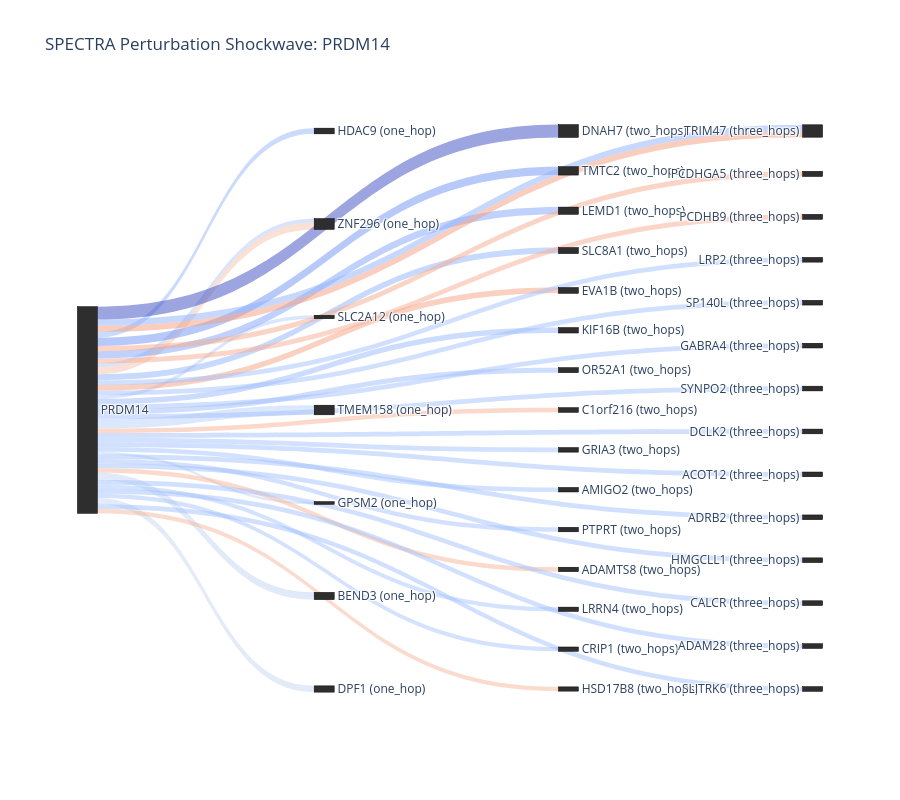

Source (notebook cell):
### Code cell
import networkx as nx
import numpy as np
import matplotlib.pyplot as plt
import plotly.graph_objects as go
from tqdm import tqdm

# Assuming A_Agg, target_gene, minimum_signal, K_edges, idx_to_gene are already defined

labels = [target_gene]
label_to_idx = {target_gene: 0}
sources = []
targets = []
values = []
link_colors = []
link_customdata = [] 

all_signed_weights = []

# Dictionary to keep track of which nodes belong in which column
hop_to_nodes = {'0': [target_gene], 'one_hop': [], 'two_hops': [], 'three_hops': []}

# --- Step 1: Collect top edges and establish global color bounds ---
top_edges_dict = {}
for current_hop in A_Agg.keys():
    A = A_Agg[current_hop]
    A_dense = A.cpu().detach().numpy()
    A_dense[np.abs(A_dense) < minimum_signal] = 0.0
    
    attention_graph = nx.from_numpy_array(A_dense, create_using=nx.DiGraph)
    attention_graph = nx.relabel_nodes(attention_graph, idx_to_gene)
    attention_graph.remove_edges_from(nx.selfloop_edges(attention_graph))
    
    try:
        subgraph = nx.ego_graph(attention_graph, target_gene, radius=1, center=True)
        edges_with_weights = [
            (u, v, data['weight'], abs(data['weight'])) 
            for u, v, data in subgraph.edges(data=True)
        ]
        edges_with_weights.sort(key=lambda x: x[3], reverse=True)
        top_edges = edges_with_weights[:K_edges]
        top_edges_dict[current_hop] = top_edges
        
        all_signed_weights.extend([w for _, _, w, _ in top_edges])
    except nx.NodeNotFound:
        top_edges_dict[current_hop] = []

max_abs_w = max([abs(w) for w in all_signed_weights]) if all_signed_weights else 1.0
vmin, vmax = -max_abs_w, max_abs_w

def get_rgba_color(weight, vmin, vmax, alpha=0.5):
    norm_w = (weight - vmin) / (vmax - vmin)
    rgba = plt.cm.coolwarm(norm_w)
    return f'rgba({int(rgba[0]*255)}, {int(rgba[1]*255)}, {int(rgba[2]*255)}, {alpha})'

# --- Step 2: Build Nodes and Assign to Hop Groups ---
for current_hop, top_edges in top_edges_dict.items():
    for u, v, w, abs_w in top_edges:
        target_name = f"{v} ({current_hop})"
        
        if target_name not in label_to_idx:
            label_to_idx[target_name] = len(labels)
            labels.append(target_name)
            hop_to_nodes[current_hop].append(target_name)
            
        sources.append(label_to_idx[target_gene])
        targets.append(label_to_idx[target_name])
        values.append(abs_w) 
        link_colors.append(get_rgba_color(w, vmin, vmax))
        link_customdata.append(w)

# --- Step 3: Calculate Explicit X and Y Coordinates ---
node_x = [0.0] * len(labels)
node_y = [0.5] * len(labels)

# Map each hop to a specific X coordinate (0.0 is left, 1.0 is right)
hop_x_map = {'0': 0.01, 'one_hop': 0.33, 'two_hops': 0.66, 'three_hops': 0.99}

for hop_name, nodes_in_hop in hop_to_nodes.items():
    if not nodes_in_hop: 
        continue
        
    x_val = hop_x_map[hop_name]
    
    # Vertically space the nodes evenly based on how many are in this column
    if len(nodes_in_hop) == 1:
        y_vals = [0.5]
    else:
        y_vals = np.linspace(0.05, 0.95, len(nodes_in_hop))
        
    for y_val, node_name in zip(y_vals, nodes_in_hop):
        idx = label_to_idx[node_name]
        node_x[idx] = x_val
        node_y[idx] = y_val

# --- Step 4: Render the Interactive Figure ---
fig = go.Figure(data=[go.Sankey(
    arrangement = "snap",
    node = dict(
        pad = 15,
        thickness = 20,
        line = dict(color = "black", width = 0.5),
        label = labels,
        color = "#2E2E2E",
        x = node_x, # Inject manual X coordinates
        y = node_y  # Inject manual Y coordinates
    ),
    link = dict(
        source = sources,
        target = targets,
        value = values,
        color = link_colors,
        customdata = link_customdata,
        hovertemplate = '<b>%{source.label}</b> \u2192 <b>%{target.label}</b><br>Signal Strength: %{value:.4f}<br>Learned Weight: %{customdata:.4f}<extra></extra>'
    )
)])

fig.update_layout(
    title_text=f"SPECTRA Perturbation Shockwave: {target_gene}",
    font_size=12,
    height=800,
    plot_bgcolor='white'
)

fig.show()

### Figure 1 — Plotly figure (JSON) as saved in the notebook; plotly's stock layout.template omitted (floating-point values rounded to 4 significant figures)
{"data": [{"arrangement": "snap", "link": {"color": ["rgba(151, 184, 254, 0.5)", "rgba(174, 201, 252, 0.5)", "rgba(245, 191, 165, 0.5)", "rgba(180, 205, 250, 0.5)", "rgba(183, 207, 249, 0.5)", "rgba(183, 207, 249, 0.5)", "rgba(183, 207, 249, 0.5)", "rgba(244, 196, 173, 0.5)", "rgba(190, 211, 245, 0.5)", "rgba(192, 211, 245, 0.5)", "rgba(192, 211, 245, 0.5)", "rgba(197, 213, 242, 0.5)", "rgba(197, 213, 242, 0.5)", "rgba(197, 213, 242, 0.5)", "rgba(198, 214, 241, 0.5)", "rgba(58, 76, 192, 0.5)", "rgba(113, 148, 244, 0.5)", "rgba(128, 164, 250, 0.5)", "rgba(145, 179, 254, 0.5)", "rgba(246, 163, 132, 0.5)", "rgba(153, 186, 254, 0.5)", "rgba(159, 190, 254, 0.5)", "rgba(247, 178, 149, 0.5)", "rgba(166, 195, 253, 0.5)", "rgba(166, 195, 253, 0.5)", "rgba(167, 196, 253, 0.5)", "rgba(247, 181, 152, 0.5)", "rgba(168, 197, 253, 0.5)", "rgba(170, 198, 253, 0.5)", "rgba(246, 183, 156, 0.5)", "rgba(144, 178, 254, 0.5)", "rgba(244, 157, 126, 0.5)", "rgba(246, 171, 141, 0.5)", "rgba(247, 174, 145, 0.5)", "rgba(163, 193, 254, 0.5)", "rgba(163, 193, 254, 0.5)", "rgba(163, 193, 254, 0.5)", "rgba(163, 193, 254, 0.5)", "rgba(163, 193, 254, 0.5)", "rgba(163, 193, 254, 0.5)", "rgba(163, 193, 254, 0.5)", "rgba(163, 193, 254, 0.5)", "rgba(163, 193, 254, 0.5)", "rgba(163, 193, 254, 0.5)", "rgba(163, 193, 254, 0.5)"], "customdata": [-0.1111, -0.07692, 0.07038, -0.06667, -0.0625, -0.0625, -0.06249, 0.06225, -0.05263, -0.05, -0.04976, -0.04167, -0.04167, -0.04158, -0.03905, -0.2498, -0.1637, -0.141, -0.1184, 0.1126, -0.1061, -0.09778, 0.09083, -0.0889, -0.08792, -0.08727, 0.08603, -0.08411, -0.08393, 0.083, -0.121, 0.1204, 0.1, 0.097, -0.09198, -0.09198, -0.09198, -0.09198, -0.09198, -0.09198, -0.09198, -0.09198, -0.09198, -0.09198, -0.09198], "hovertemplate": "<b>%{source.label}</b> → <b>%{target.label}</b><br>Signal Strength: %{value:.4f}<br>Learned Weight: %{customdata:.4f}<extra></extra>", "source": [0, 0, 0, 0, 0, 0, 0, 0, 0, 0, 0, 0, 0, 0, 0, 0, 0, 0, 0, 0, 0, 0, 0, 0, 0, 0, 0, 0, 0, 0, 0, 0, 0, 0, 0, 0, 0, 0, 0, 0, 0, 0, 0, 0, 0], "target": [1, 2, 2, 3, 4, 4, 4, 2, 5, 6, 6, 7, 7, 6, 7, 8, 9, 10, 11, 12, 13, 14, 15, 16, 17, 18, 19, 20, 21, 22, 23, 23, 24, 25, 26, 27, 28, 29, 30, 31, 32, 33, 34, 35, 36], "value": [0.1111, 0.07692, 0.07038, 0.06667, 0.0625, 0.0625, 0.06249, 0.06225, 0.05263, 0.05, 0.04976, 0.04167, 0.04167, 0.04158, 0.03905, 0.2498, 0.1637, 0.141, 0.1184, 0.1126, 0.1061, 0.09778, 0.09083, 0.0889, 0.08792, 0.08727, 0.08603, 0.08411, 0.08393, 0.083, 0.121, 0.1204, 0.1, 0.097, 0.09198, 0.09198, 0.09198, 0.09198, 0.09198, 0.09198, 0.09198, 0.09198, 0.09198, 0.09198, 0.09198]}, "node": {"color": "#2E2E2E", "label": ["PRDM14", "HDAC9 (one_hop)", "ZNF296 (one_hop)", "SLC2A12 (one_hop)", "TMEM158 (one_hop)", "GPSM2 (one_hop)", "BEND3 (one_hop)", "DPF1 (one_hop)", "DNAH7 (two_hops)", "TMTC2 (two_hops)", "LEMD1 (two_hops)", "SLC8A1 (two_hops)", "EVA1B (two_hops)", "KIF16B (two_hops)", "OR52A1 (two_hops)", "C1orf216 (two_hops)", "GRIA3 (two_hops)", "AMIGO2 (two_hops)", "PTPRT (two_hops)", "ADAMTS8 (two_hops)", "LRRN4 (two_hops)", "CRIP1 (two_hops)", "HSD17B8 (two_hops)", "TRIM47 (three_hops)", "PCDHGA5 (three_hops)", "PCDHB9 (three_hops)", "LRP2 (three_hops)", "SP140L (three_hops)", "GABRA4 (three_hops)", "SYNPO2 (three_hops)", "DCLK2 (three_hops)", "ACOT12 (three_hops)", "ADRB2 (three_hops)", "HMGCLL1 (three_hops)", "CALCR (three_hops)", "ADAM28 (three_hops)", "SLITRK6 (three_hops)"], "line": {"color": "black", "width": 0.5}, "pad": 15, "thickness": 20, "x": [0.01, 0.33, 0.33, 0.33, 0.33, 0.33, 0.33, 0.33, 0.66, 0.66, 0.66, 0.66, 0.66, 0.66, 0.66, 0.66, 0.66, 0.66, 0.66, 0.66, 0.66, 0.66, 0.66, 0.99, 0.99, 0.99, 0.99, 0.99, 0.99, 0.99, 0.99, 0.99, 0.99, 0.99, 0.99, 0.99, 0.99], "y": [0.5, 0.05, 0.2, 0.35, 0.5, 0.65, 0.8, 0.95, 0.05, 0.1143, 0.1786, 0.2429, 0.3071, 0.3714, 0.4357, 0.5, 0.5643, 0.6286, 0.6929, 0.7571, 0.8214, 0.8857, 0.95, 0.05, 0.1192, 0.1885, 0.2577, 0.3269, 0.3962, 0.4654, 0.5346, 0.6038, 0.6731, 0.7423, 0.8115, 0.8808, 0.95]}, "type": "sankey"}], "layout": {"font": {"size": 12}, "height": 800, "plot_bgcolor": "white", "title": {"text": "SPECTRA Perturbation Shockwave: PRDM14"}}}
